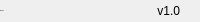
              <widget class="QFrame" name="bottomBar">
               <property name="minimumSize">
                <size>
                 <width>0</width>
                 <height>22</height>
                </size>
               </property>
               <property name="maximumSize">
                <size>
                 <width>16777215</width>
                 <height>22</height>
                </size>
               </property>
               <property name="frameShape">
                <enum>QFrame::NoFrame</enum>
               </property>
               <property name="frameShadow">
                <enum>QFrame::Raised</enum>
               </property>
               <layout class="QHBoxLayout" name="horizontalLayout_5">
                <property name="spacing">
                 <number>0</number>
                </property>
                <property name="leftMargin">
                 <number>0</number>
                </property>
                <property name="topMargin">
                 <number>0</number>
                </property>
                <property name="rightMargin">
                 <number>0</number>
                </property>
                <property name="bottomMargin">
                 <number>0</number>
                </property>
                <item>
                 <widget class="QLabel" name="creditsLabel">
                  <property name="maximumSize">
                   <size>
                    <width>16777215</width>
                    <height>16</height>
                   </size>
                  </property>
                  <property name="font">
                   <font>
                    <family>Segoe UI</family>
                    <pointsize>-1</pointsize>
                    <italic>false</italic>
                    <bold>false</bold>
                   </font>
                  </property>
                  <property name="text">
                   <string>welcome</string>
                  </property>
                  <property name="alignment">
                   <set>Qt::AlignLeading|Qt::AlignLeft|Qt::AlignVCenter</set>
                  </property>
                 </widget>
                </item>
                <item>
                 <widget class="QLabel" name="version">
                  <property name="text">
                   <string>v1.0</string>
                  </property>
                  <property name="alignment">
                   <set>Qt::AlignRight|Qt::AlignTrailing|Qt::AlignVCenter</set>
                  </property>
                 </widget>
                </item>
                <item>
                 <widget class="QFrame" name="frame_size_grip">
                  <property name="minimumSize">
                   <size>
                    <width>20</width>
                    <height>0</height>
                   </size>
                  </property>
                  <property name="maximumSize">
                   <size>
                    <width>20</width>
                    <height>16777215</height>
                   </size>
                  </property>
                  <property name="frameShape">
                   <enum>QFrame::NoFrame</enum>
                  </property>
                  <property name="frameShadow">
                   <enum>QFrame::Raised</enum>
                  </property>
                 </widget>
                </item>
               </layout>
              </widget>
